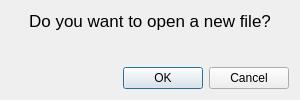
<?xml version="1.0" encoding="UTF-8"?>
<ui version="4.0">
 <class>Dialog</class>
 <widget class="QDialog" name="Dialog">
  <property name="geometry">
   <rect>
    <x>0</x>
    <y>0</y>
    <width>300</width>
    <height>100</height>
   </rect>
  </property>
  <property name="minimumSize">
   <size>
    <width>300</width>
    <height>100</height>
   </size>
  </property>
  <property name="maximumSize">
   <size>
    <width>300</width>
    <height>100</height>
   </size>
  </property>
  <property name="windowTitle">
   <string>Welcome to Aulë</string>
  </property>
  <layout class="QGridLayout" name="gridLayout">
   <item row="0" column="0" colspan="2">
    <widget class="QLabel" name="info">
     <property name="font">
      <font>
       <pointsize>13</pointsize>
      </font>
     </property>
     <property name="text">
      <string>Do you want to open a new file?</string>
     </property>
     <property name="scaledContents">
      <bool>false</bool>
     </property>
     <property name="alignment">
      <set>Qt::AlignHCenter|Qt::AlignTop</set>
     </property>
     <property name="wordWrap">
      <bool>true</bool>
     </property>
    </widget>
   </item>
   <item row="1" column="0" colspan="2">
    <widget class="QDialogButtonBox" name="buttonBox">
     <property name="standardButtons">
      <set>QDialogButtonBox::Cancel|QDialogButtonBox::Ok</set>
     </property>
    </widget>
   </item>
  </layout>
 </widget>
 <resources/>
 <connections/>
</ui>
